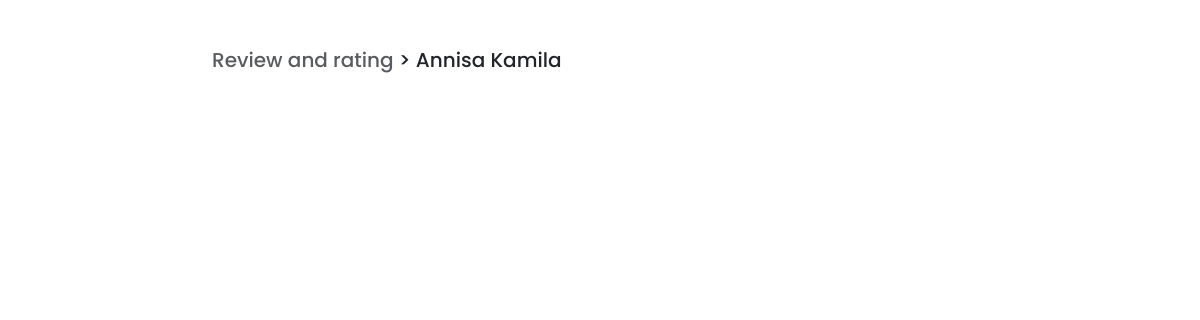
The app's page /cv/3/reviews, older data.
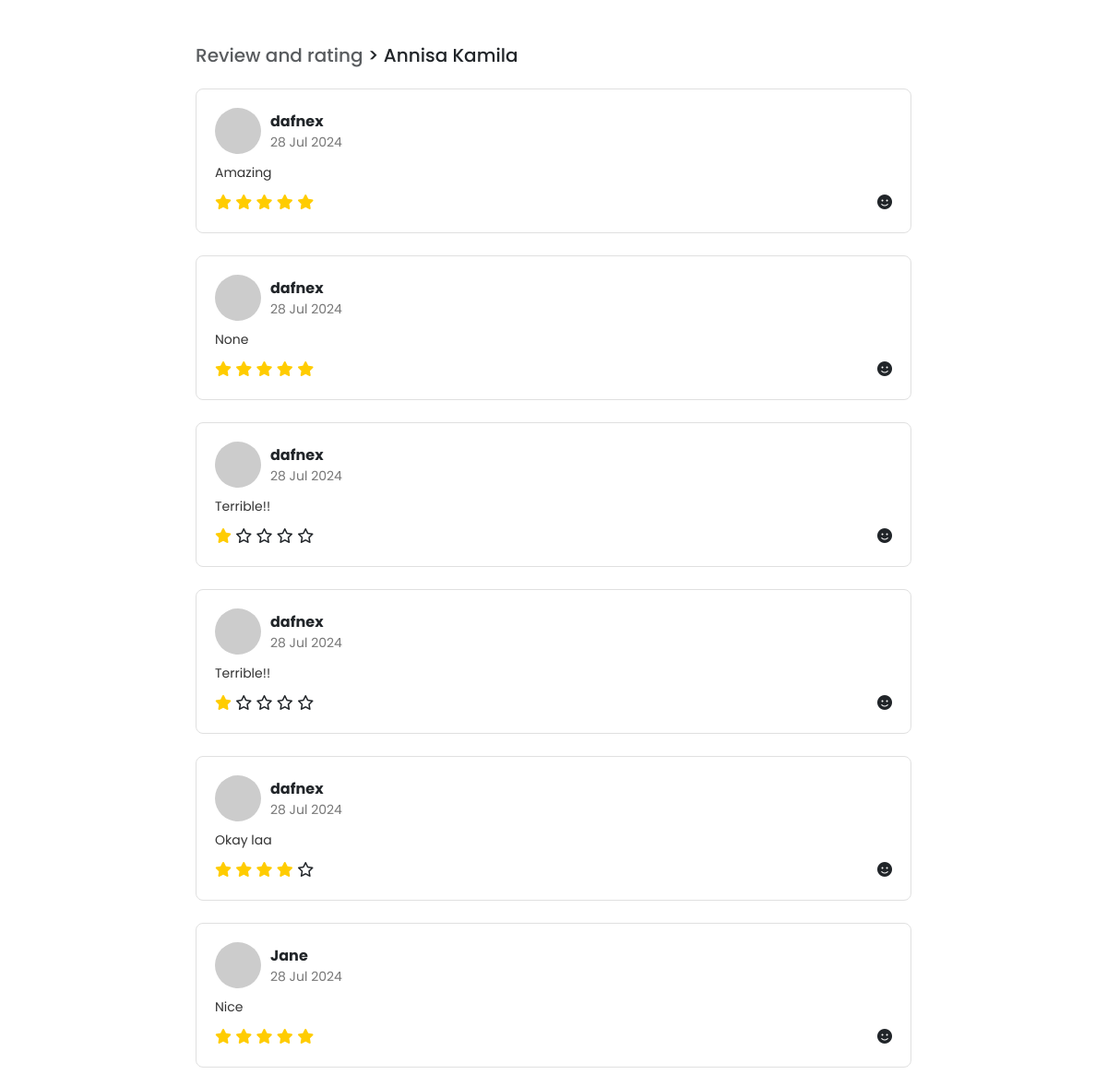
The same page, newer data.
### main/models.py (models this page shows, shortened)
class TourGuide(models.Model):
    GENDER_CHOICES = [
        ('M', 'Male'),
        ('F', 'Female'),
    ]
    STATUS_CHOICES = [
        ('active', 'Active'),
        ('inactive', 'Inactive'),
    ]
    name = models.CharField(max_length=100)
    age = models.PositiveIntegerField()
    gender = models.CharField(max_length=1, choices=GENDER_CHOICES)
    experience = models.TextField()
    location = models.CharField(max_length=100)
    status = models.CharField(max_length=8, choices=STATUS_CHOICES)
    rating = models.FloatField(default=0.0)
    total_ratings = models.DecimalField(max_digits=10, decimal_places=2, default=Decimal('0.00'))
    num_raters = models.PositiveIntegerField(default=0)

class Rating(models.Model):
    tourguide = models.ForeignKey(TourGuide, on_delete=models.CASCADE, related_name='ratings')
    user = models.ForeignKey(User, on_delete=models.CASCADE, related_name='ratings', default=1)  # Default user ID
    rating = models.PositiveIntegerField(choices=[(i, str(i)) for i in range(1, 6)])
    comment = models.TextField(blank=True, null=True)
    created_at = models.DateTimeField(auto_now_add=True)

### main/views.py (the view)
# urls.py: path('cv/<int:id>/reviews', views.tour_guide_reviews, name='reviews'),
def tour_guide_reviews(request, id):
    tourguide = get_object_or_404(TourGuide, pk=id)
    reviews = Rating.objects.filter(tourguide=tourguide)
    return render(request, 'main/review.html', {'tourguide': tourguide, 'reviews': reviews})

### main/templatetags/custom_tags.py (called while the page is built)
@register.filter
def times(number):
    return range(1, number + 1)

### main/templates/main/review.html (shortened to what this page needs)
<!doctype html>
<html lang="en">
<head>
    {% load custom_tags %}
    <link href="https://cdn.jsdelivr.net/npm/bootstrap@5.3.3/dist/css/bootstrap.min.css" rel="stylesheet"
>
</head>
<body>
    <div class="container mt-5" style="max-width: 800px;">
        <h5 class="text-muted">Review and rating <span class="text-dark"> > {{ tourguide.name }}</span></h5>
        {% for review in reviews %}
        <div class="review-box mt-4">
            <div class="review-header">
                <img src="https://via.placeholder.com/50" alt="{{ review.user.username }}">
                <div>
                    <div class="review-name">{{ review.user.username }}</div>
                    <div class="review-date">{{ review.created_at|date:"d M Y" }}</div>
                </div>
            </div>
            <div class="review-content">
                {{ review.comment }}
            </div>
            <div class="review-footer">
                <div class="review-stars">
                    {% for i in 5|times %}
                        <span class="fa fa-star{% if i > review.rating %}-o{% endif %}"></span>
                    {% endfor %}
                </div>
                <div class="review-smiley">
                    <span class="fa fa-smile"></span>
                </div>
            </div>
        </div>
        {% endfor %}
    </div>
</body>
</html>

### main/templates/main/review.html (style rules this page uses)
body { font-family: 'Poppins', sans-serif; }
.review-box { border: 1px solid #E0E0E0; border-radius: 8px; padding: 20px; margin-bottom: 20px; transition: border-color 0.3s, color 0.3s; }
.review-box .review-header { display: flex; align-items: center; }
.review-box .review-header img { width: 50px; height: 50px; border-radius: 50%; margin-right: 10px; }
.review-box .review-header .review-name { font-weight: 700; }
.review-box .review-header .review-date { font-size: 0.875rem; color: #777; }
.review-box .review-content { margin-top: 10px; font-size: 0.875rem; color: #333; }
.review-box .review-footer { display: flex; justify-content: space-between; align-items: center; margin-top: 10px; }
.review-box .review-stars .fa-star { color: #FFCC00; }

Row changes from the older to the newer data that the page shows:
added Rating: user.username "dafnex", created_at "28 Jul 2024", comment "Amazing", rating 5 (drawn)
added Rating: user.username "dafnex", created_at "28 Jul 2024", comment "None", rating 5 (drawn)
added Rating: user.username "dafnex", created_at "28 Jul 2024", comment "Terrible!!", rating 1 (drawn)
added Rating: user.username "dafnex", created_at "28 Jul 2024", comment "Terrible!!", rating 1 (drawn)
added Rating: user.username "dafnex", created_at "28 Jul 2024", comment "Okay laa", rating 4 (drawn)
added Rating: user.username "Jane", created_at "28 Jul 2024", comment "Nice", rating 5 (drawn)
